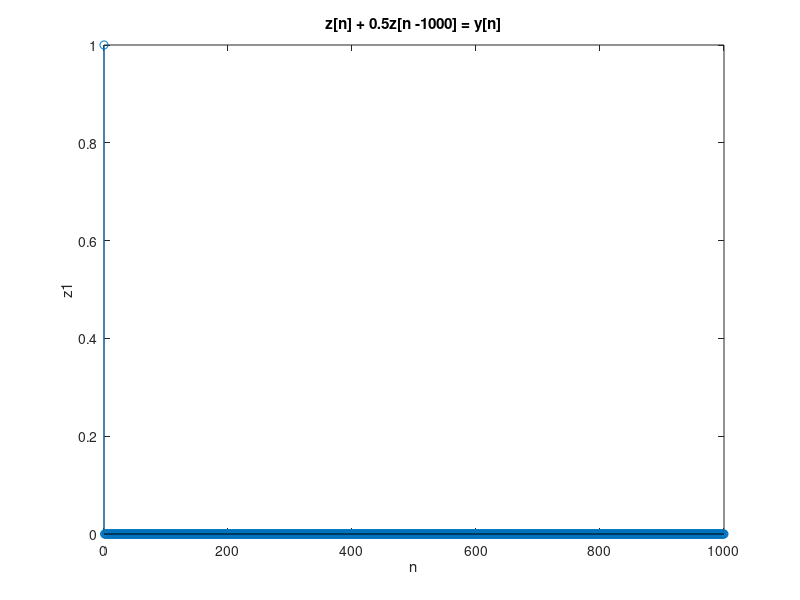

Reproduce this figure in MATLAB.
n = 0:1000;
x = [1 zeros(1, 1000)];
a1 = 1;
b1 = [1 zeros(1, 999) 0.5];
y1 = filter(b1, a1, x);

a2 = [1 zeros(1, 999) 0.5];
b2 = 1;
z1 = filter(b2, a2, y1);

stem(n, z1)
xlabel('n')
ylabel('z1')
title('z[n] + 0.5z[n -1000] = y[n]')
